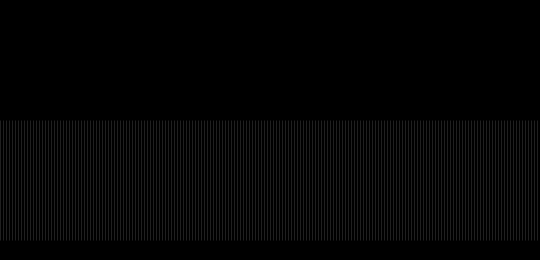
Frame 1 (no input)
Frame 60 (the mouse pressed at the canvas centre just before this capture): identical to frame 1, image omitted
Frame 120 (the mouse held since frame 60 and released just before this capture): identical to frame 1, image omitted

The Processing sketch that drew this single still picture (run headless with seeded random() and noise(); from frame 60 on, the mouse is pressed at the canvas centre):

// Processing sketch: processing_107700
// ── processing_107700.pde

void setup() {
  size(540, 260);
  strokeWeight(0);
  stroke(255);
  
}

void draw() {
  background(0);
  for(int contador=0; contador<=640; contador++){
    if(contador % 3 == 0){
      line(contador,120,contador,240);
    }
  }
}
